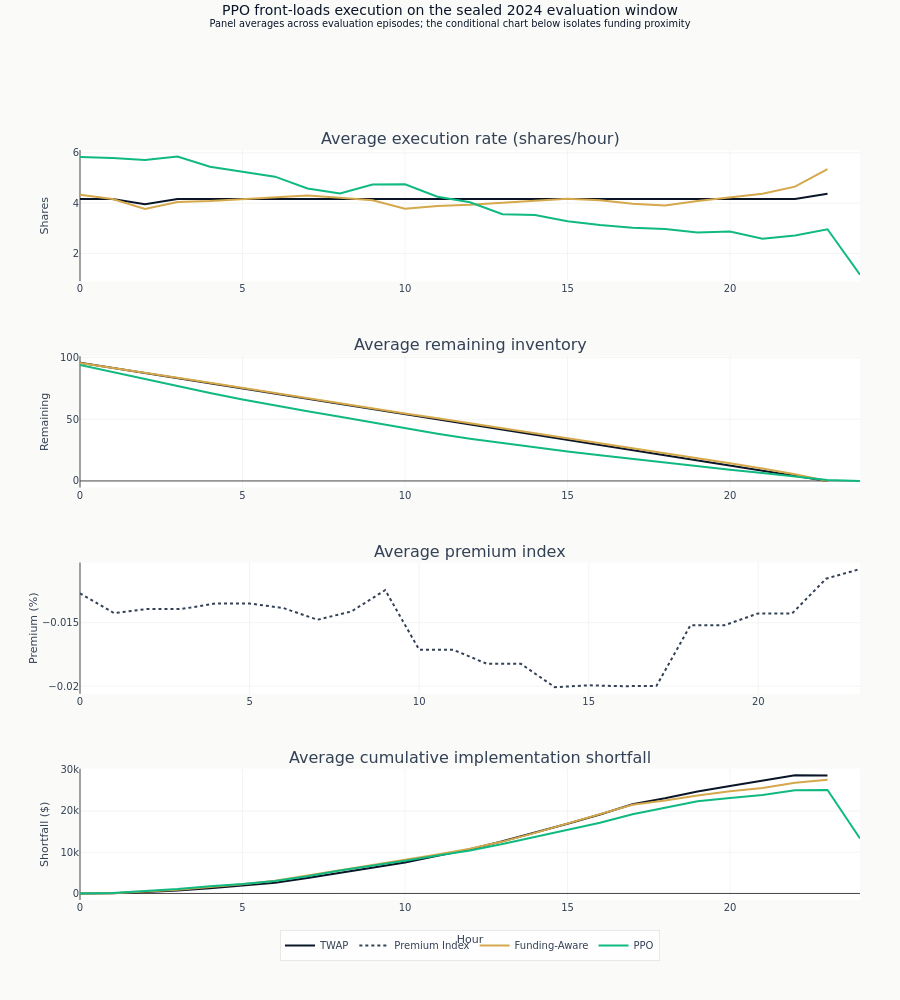

This figure's notebook cell:
### Code cell
ppo_profile = trajectory_stats.filter(pl.col("strategy") == "PPO").sort("step")
profile_quarter = max(ppo_profile.height // 4, 1)
early_rate = float(ppo_profile.head(profile_quarter)["mean_shares_sold"].mean())
late_rate = float(ppo_profile.tail(profile_quarter)["mean_shares_sold"].mean())
profile_direction = "front-loads" if early_rate > late_rate else "back-loads"
fig.update_layout(
    title=dict(
        text=f"PPO {profile_direction} execution on the sealed 2024 evaluation window<br>"
        "<sup>Panel averages across evaluation episodes; the conditional chart below isolates funding proximity</sup>",
        y=0.985,
        yanchor="top",
    ),
    height=1000,
    margin=dict(t=150, b=100, r=40),
    showlegend=True,
    legend=dict(
        orientation="h",
        yanchor="top",
        y=-0.04,
        xanchor="center",
        x=0.5,
    ),
)

fig.update_yaxes(title_text="Shares", row=1, col=1)
fig.update_yaxes(title_text="Remaining", row=2, col=1)
fig.update_yaxes(title_text="Premium (%)", row=3, col=1)
fig.update_yaxes(title_text="Shortfall ($)", row=4, col=1)
fig.update_xaxes(title_text="Hour", row=4, col=1)

fig.show()

### Figure 1 — Plotly figure (JSON) as saved in the notebook; plotly's stock layout.template omitted (floating-point values rounded to 4 significant figures)
{"data": [{"legendgroup": "TWAP", "line": {"color": "#0a1628"}, "name": "TWAP", "showlegend": true, "type": "scatter", "x": [0, 1, 2, 3, 4, 5, 6, 7, 8, 9, 10, 11, 12, 13, 14, 15, 16, 17, 18, 19, 20, 21, 22, 23], "xaxis": "x", "y": [4.167, 4.167, 3.958, 4.167, 4.167, 4.167, 4.167, 4.167, 4.167, 4.167, 4.167, 4.167, 4.167, 4.167, 4.167, 4.167, 4.167, 4.167, 4.167, 4.167, 4.167, 4.167, 4.167, 4.375], "yaxis": "y"}, {"legendgroup": "TWAP", "line": {"color": "#0a1628"}, "name": "TWAP", "showlegend": false, "type": "scatter", "x": [0, 1, 2, 3, 4, 5, 6, 7, 8, 9, 10, 11, 12, 13, 14, 15, 16, 17, 18, 19, 20, 21, 22, 23], "xaxis": "x2", "y": [95.83, 91.67, 87.71, 83.54, 79.37, 75.21, 71.04, 66.87, 62.71, 58.54, 54.37, 50.21, 46.04, 41.87, 37.71, 33.54, 29.37, 25.21, 21.04, 16.87, 12.71, 8.542, 4.375, 0.0], "yaxis": "y2"}, {"legendgroup": "Premium Index", "line": {"color": "#334155", "dash": "dot"}, "name": "Premium Index", "showlegend": true, "type": "scatter", "x": [0, 1, 2, 3, 4, 5, 6, 7, 8, 9, 10, 11, 12, 13, 14, 15, 16, 17, 18, 19, 20, 21, 22, 23], "xaxis": "x3", "y": [-0.01269, -0.01424, -0.01392, -0.01392, -0.01349, -0.01349, -0.01385, -0.01476, -0.01412, -0.01244, -0.01712, -0.01712, -0.01824, -0.01824, -0.02007, -0.01993, -0.02, -0.01997, -0.0152, -0.0152, -0.01427, -0.01427, -0.01153, -0.01078], "yaxis": "y3"}, {"legendgroup": "TWAP", "line": {"color": "#0a1628"}, "name": "TWAP", "showlegend": false, "type": "scatter", "x": [0, 1, 2, 3, 4, 5, 6, 7, 8, 9, 10, 11, 12, 13, 14, 15, 16, 17, 18, 19, 20, 21, 22, 23], "xaxis": "x4", "y": [6.417, 29.8, 359.2, 714.4, 1289.0, 1892.0, 2600.0, 3746.0, 4982.0, 6205.0, 7512.0, 9121.0, 10740.0, 12670.0, 14750.0, 16900.0, 19150.0, 21630.0, 23060.0, 24720.0, 26070.0, 27310.0, 28650.0, 28620.0], "yaxis": "y4"}, {"legendgroup": "Funding-Aware", "line": {"color": "#D4A84B"}, "name": "Funding-Aware", "showlegend": true, "type": "scatter", "x": [0, 1, 2, 3, 4, 5, 6, 7, 8, 9, 10, 11, 12, 13, 14, 15, 16, 17, 18, 19, 20, 21, 22, 23], "xaxis": "x", "y": [4.336, 4.168, 3.767, 4.044, 4.084, 4.153, 4.251, 4.3, 4.212, 4.115, 3.779, 3.889, 3.938, 4.003, 4.096, 4.177, 4.115, 3.981, 3.909, 4.084, 4.218, 4.373, 4.657, 5.352], "yaxis": "y"}, {"legendgroup": "Funding-Aware", "line": {"color": "#D4A84B"}, "name": "Funding-Aware", "showlegend": false, "type": "scatter", "x": [0, 1, 2, 3, 4, 5, 6, 7, 8, 9, 10, 11, 12, 13, 14, 15, 16, 17, 18, 19, 20, 21, 22, 23], "xaxis": "x2", "y": [95.66, 91.5, 87.73, 83.69, 79.6, 75.45, 71.2, 66.9, 62.69, 58.57, 54.79, 50.9, 46.96, 42.96, 38.87, 34.69, 30.57, 26.59, 22.68, 18.6, 14.38, 10.01, 5.352, 0.0], "yaxis": "y2"}, {"legendgroup": "Funding-Aware", "line": {"color": "#D4A84B"}, "name": "Funding-Aware", "showlegend": false, "type": "scatter", "x": [0, 1, 2, 3, 4, 5, 6, 7, 8, 9, 10, 11, 12, 13, 14, 15, 16, 17, 18, 19, 20, 21, 22, 23], "xaxis": "x4", "y": [6.764, 77.64, 480.0, 895.5, 1544.0, 2230.0, 3103.0, 4348.0, 5734.0, 6933.0, 8044.0, 9436.0, 10840.0, 12580.0, 14690.0, 16940.0, 19240.0, 21490.0, 22540.0, 23760.0, 24790.0, 25590.0, 26850.0, 27570.0], "yaxis": "y4"}, {"legendgroup": "PPO", "line": {"color": "#10b981"}, "name": "PPO", "showlegend": true, "type": "scatter", "x": [0, 1, 2, 3, 4, 5, 6, 7, 8, 9, 10, 11, 12, 13, 14, 15, 16, 17, 18, 19, 20, 21, 22, 23, 24], "xaxis": "x", "y": [5.831, 5.798, 5.716, 5.852, 5.445, 5.257, 5.054, 4.586, 4.382, 4.737, 4.753, 4.255, 4.036, 3.56, 3.53, 3.28, 3.131, 3.02, 2.978, 2.836, 2.879, 2.589, 2.717, 2.965, 1.16], "yaxis": "y"}, {"legendgroup": "PPO", "line": {"color": "#10b981"}, "name": "PPO", "showlegend": false, "type": "scatter", "x": [0, 1, 2, 3, 4, 5, 6, 7, 8, 9, 10, 11, 12, 13, 14, 15, 16, 17, 18, 19, 20, 21, 22, 23, 24], "xaxis": "x2", "y": [94.17, 88.37, 82.66, 76.8, 71.36, 66.1, 61.05, 56.46, 52.08, 47.34, 42.59, 38.33, 34.3, 30.74, 27.21, 23.93, 20.8, 17.78, 14.8, 11.96, 9.083, 6.494, 3.777, 0.812, 0.0], "yaxis": "y2"}, {"legendgroup": "PPO", "line": {"color": "#10b981"}, "name": "PPO", "showlegend": false, "type": "scatter", "x": [0, 1, 2, 3, 4, 5, 6, 7, 8, 9, 10, 11, 12, 13, 14, 15, 16, 17, 18, 19, 20, 21, 22, 23, 24], "xaxis": "x4", "y": [11.26, 94.9, 586.6, 1052.0, 1739.0, 2280.0, 3028.0, 4184.0, 5587.0, 6694.0, 7905.0, 9189.0, 10420.0, 11980.0, 13770.0, 15410.0, 17150.0, 19220.0, 20700.0, 22360.0, 23170.0, 23860.0, 25020.0, 25110.0, 13310.0], "yaxis": "y4"}], "layout": {"annotations": [{"font": {"size": 16}, "showarrow": false, "text": "Average execution rate (shares/hour)", "x": 0.5, "xanchor": "center", "xref": "paper", "y": 1.0, "yanchor": "bottom", "yref": "paper"}, {"font": {"size": 16}, "showarrow": false, "text": "Average remaining inventory", "x": 0.5, "xanchor": "center", "xref": "paper", "y": 0.725, "yanchor": "bottom", "yref": "paper"}, {"font": {"size": 16}, "showarrow": false, "text": "Average premium index", "x": 0.5, "xanchor": "center", "xref": "paper", "y": 0.45, "yanchor": "bottom", "yref": "paper"}, {"font": {"size": 16}, "showarrow": false, "text": "Average cumulative implementation shortfall", "x": 0.5, "xanchor": "center", "xref": "paper", "y": 0.175, "yanchor": "bottom", "yref": "paper"}], "height": 1000, "legend": {"orientation": "h", "x": 0.5, "xanchor": "center", "y": -0.04, "yanchor": "top"}, "margin": {"b": 100, "r": 40, "t": 150}, "showlegend": true, "title": {"text": "PPO front-loads execution on the sealed 2024 evaluation window<br><sup>Panel averages across evaluation episodes; the conditional chart below isolates funding proximity</sup>", "y": 0.985, "yanchor": "top"}, "xaxis": {"anchor": "y", "domain": [0.0, 1.0]}, "xaxis2": {"anchor": "y2", "domain": [0.0, 1.0]}, "xaxis3": {"anchor": "y3", "domain": [0.0, 1.0]}, "xaxis4": {"anchor": "y4", "domain": [0.0, 1.0], "title": {"text": "Hour"}}, "yaxis": {"anchor": "x", "domain": [0.825, 1.0], "title": {"text": "Shares"}}, "yaxis2": {"anchor": "x2", "domain": [0.55, 0.725], "title": {"text": "Remaining"}}, "yaxis3": {"anchor": "x3", "domain": [0.275, 0.45], "title": {"text": "Premium (%)"}}, "yaxis4": {"anchor": "x4", "domain": [0.0, 0.175], "title": {"text": "Shortfall ($)"}}}}
